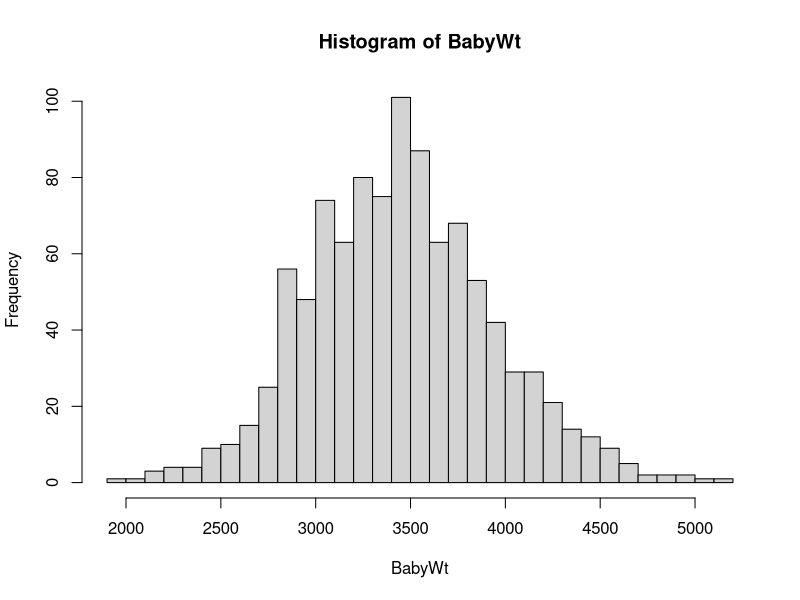
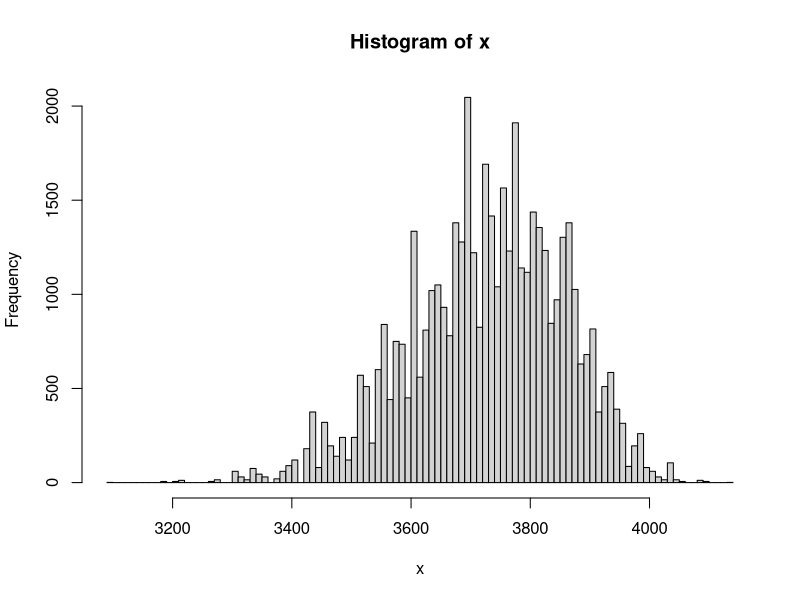
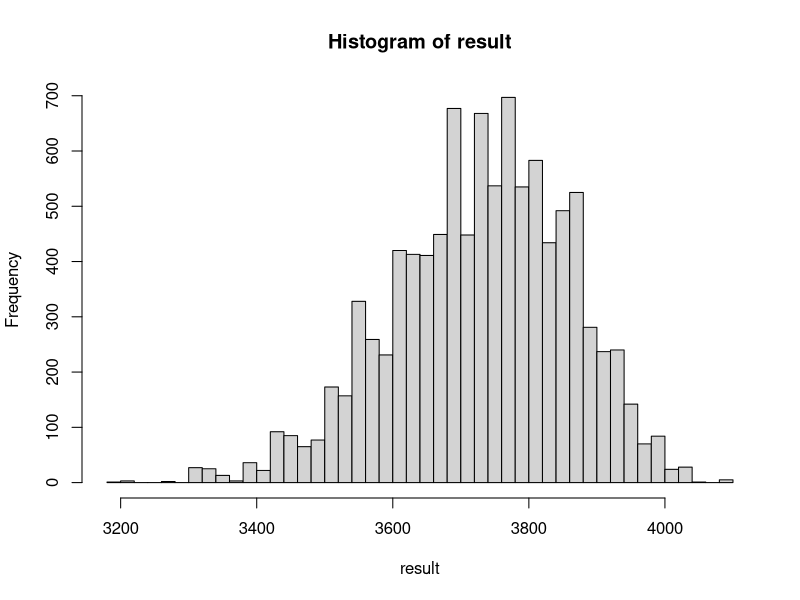
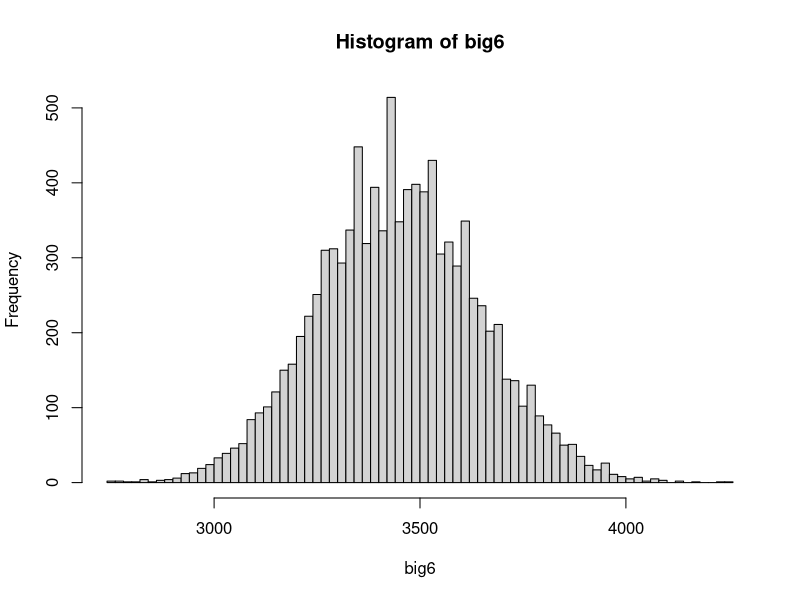
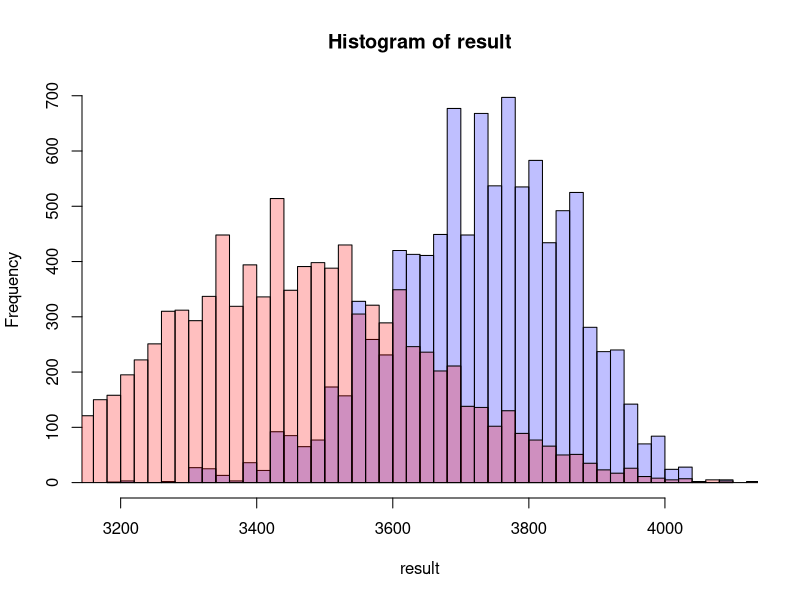
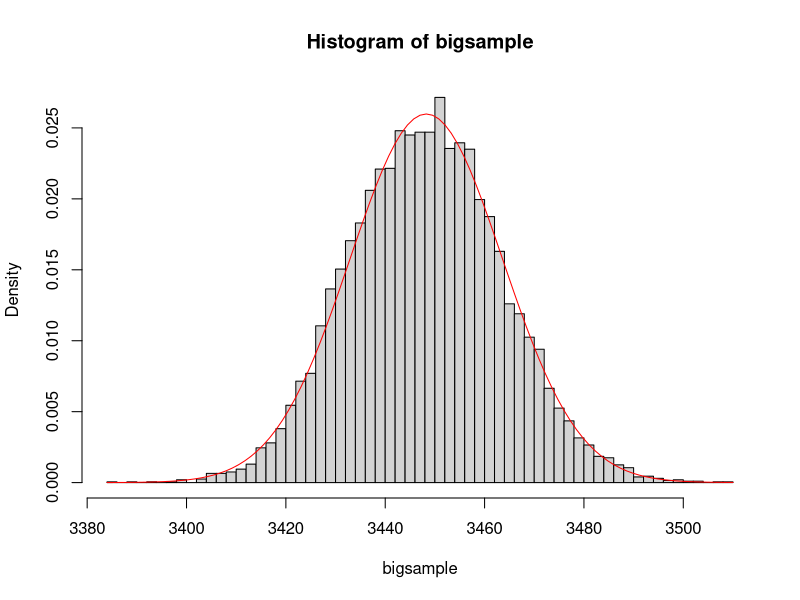
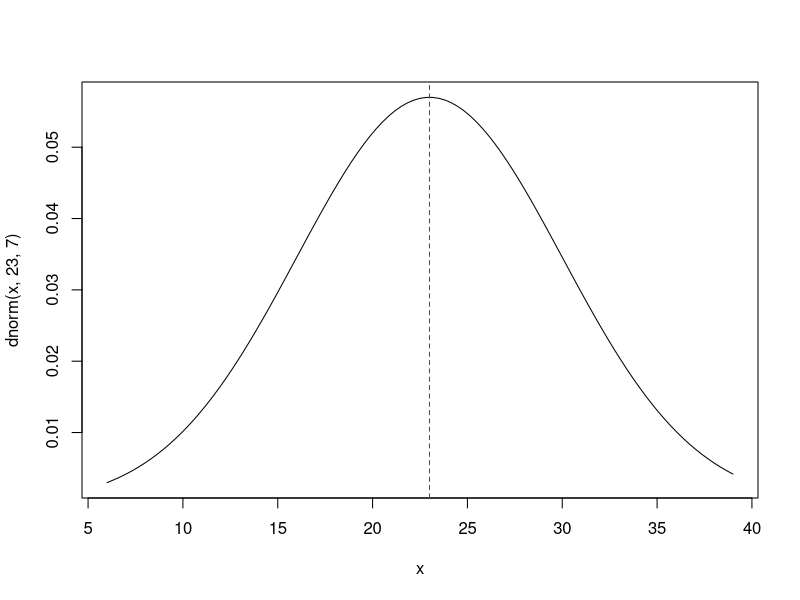
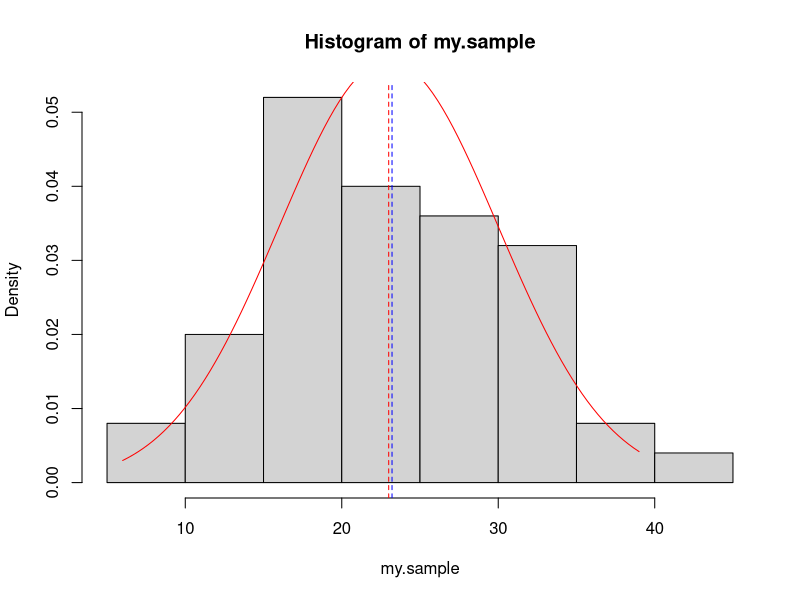

The R script that drew these images, in order:
#Math E-156 Script 6B-BootstrapIntro.R

#Topic 1 - A bootstrap sampling distribution
#Start with the example from section 5.1 of the textbook
#For birth weights of NC babies, we do not know the population distribution.
NCB<-read.csv("NCBirths2004.csv"); head(NCB)
BabyWt<-NCB$Weight; hist(BabyWt, breaks = "FD")

#Now suppose that, instead of a sample of 1009, all we had was a sample of 6 (the book uses 3)
Sample6<-sample(BabyWt,6); Sample6

#Pretend that this was the entire population (like an unfair die)
#We can look at the means for all possible samples of size 6 (like rolling the die 6 times)
Baby6<-expand.grid(Sample6,Sample6,Sample6,Sample6,Sample6,Sample6); head(Baby6); nrow(Baby6)

#Work with this as if it were a population data frame with 6^6 rows
x<-rowMeans(Baby6)
hist(x,breaks="FD")    #shape is similar to the original full distribution

#Alternatively, we can draw random samples as we did with dice and cards
N=10000; result<-numeric(N)
for (i in 1:N){
  result[i] <-mean(sample(Sample6,6,replace = TRUE))
}
plot1<-hist(result, breaks= "FD")

#For comparison, we can draw random samples from the full sample of 2009 babies
N=10000; big6<-numeric(N)
for (i in 1:N){
  big6[i] <-mean(sample(BabyWt,6,replace = TRUE))
}
plot2<-hist(big6, breaks= "FD")

#Google "R histogram transparent colors" for details of the following trick.
#On overlaying the histograms, observe that they have different means but similar shape
plot( plot1, col=rgb(0,0,1,1/4))  # first histogram, using all the data
plot( plot2, col=rgb(1,0,0,1/4),  add=T)  # second, made from the bootstrap

#Now use samples of size 1009 from the original data.
#We get a good approximation to the sampling distribution
N=10000; bigsample<-numeric(N)
for (i in 1:N){
  bigsample[i] <-mean(sample(BabyWt,1009,replace = TRUE))
}
hist(bigsample, breaks= "FD", probability = TRUE)
#Of course, now the central limit theorem applies
curve(dnorm(x,mean(BabyWt), sd(BabyWt)/sqrt(1009)), col = "red", add = TRUE)

#Topic 2 -- trying a bootstrap where we know the population distribution
#Example 5.1, where the sample of 50 is from the normal distribution N(23, 7^2)
curve(dnorm(x, 23, 7), from = 6, to = 39)  #figure 5.2a
abline(v = 23, col = "red", lty = 2)
my.sample <- rnorm(50, 23, 7)
hist(my.sample, breaks ="FD", freq = F) #will resemble figure 5.2b
mean(my.sample) #will be close to 23, 
abline(v = mean(my.sample), col = "blue", lty = 2)
#Overlay the population density function
curve(dnorm(x, 23, 7), from = 6, to = 39, col = "red", add = TRUE)
abline(v = 23, col = "red", lty = 2)

#Now compare the bootstrap distribution with the sampling distribution
N=10^5; my.boot<-numeric(N)
for (i in 1:N) {
  my.boot[i] = mean(sample(my.sample, 50, replace = TRUE))
}
hist(my.boot,  breaks= "FD", probability = TRUE)
curve(dnorm(x,23,7/sqrt(50)),  col = "red", add = TRUE)
abline(v = mean(my.sample), col = "blue", lty = 2)
abline(v = 23, col = "red", lty = 2)
#The shape of the bootstrap distribution is a great match (CLT)
#As usual, though, the mean is wrong
#The variance of the bootstrap distribution is determined by the variance of the sample

#We could use the bootstrap distribution to determine what to add and subtract
#if we want to generate endpoints of a confidence interval

#Calculate the amount X.add to add to the sample mean
X.add <- mean(my.boot)-quantile(my.boot,0.025); X.add #compare with 1.940265
#Calculate an amount X.sub to subtract from the sample mean
X.sub <- quantile(my.boot,0.975)-mean(my.boot); X.sub #compare with 1.940265


#Topic 3 -- the bootstrap reveals skewness in the population
#Example 5.2, where the sample is from the skewed distribution Gamma(1,1/2)
curve(dgamma(x, 1, 1/2), from = 0, to = 10) #exponential with lambda = 1/2
my.sample <- rgamma(16, 1, 1/2)    #draw 16 samples from this population
mean(my.sample) #expected mean is 2 but will vary widely
hist(my.sample,  breaks= "FD", probability = TRUE)
abline(v = mean(my.sample), col = "blue", lty = 2)
curve(dgamma(x, 1, 1/2), col = "red", add = T)
abline(v = 2, col = "red", lty = 2)   #population mean is 2

#Now compare the bootstrap and sampling distributions
N=10^5; my.boot<-numeric(N)
for (i in 1:N) {
  my.boot[i] = mean(sample(my.sample, 16, replace = TRUE))
}
hist(my.boot,  breaks= "FD", probability = TRUE)
abline(v = mean(my.boot), col = "blue", lty = 2)
#Overlay the theoretical sampling distribution
curve(dgamma(x,16,8),  col = "red", add = TRUE)
abline(v = 2, col = "red", lty = 2)
#The bootstrap data has the shape of the sampling distribution but the mean of the sample
#We can compare the third central moments to check skewness
mean((my.boot - mean(my.boot))^3)   #from the bootstrap - should be positive
integrate(function(x) dgamma(x,16,8)*(x-2)^3, 0, Inf)

#Again we can use the bootstrap distribution to determine what to add and subtract
#if we want to generate endpoints of a confidence interval

#Calculate the amount X.add to add to the sample mean
X.add <- mean(my.boot)-quantile(my.boot,0.025); X.add #compare with 0.8153184
#Calculate an amount X.sub to subtract from the sample mean
X.sub <- quantile(my.boot,0.975)-mean(my.boot); X.sub #compare with 1.134036

#In spite of the single tiny sample, the bootstrap captures the fact
#that the confidence interval should not be centered on the sample mean.

#It makes a big difference whether a couple of our 16 samples came from the tail.
#Repeat topic 3 for several different samples of 16.

